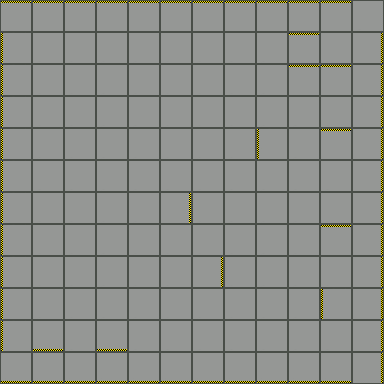

Tiled map render using the project's own tile images. Description and the whole map definition, tile-layer contents included, below:
An orthogonal 12x12 tile map with 32x32 px tiles, 2 tile layers (Rutelag 1, playerLayerObject).

<map version="1.2" tiledversion="1.2.1" orientation="orthogonal" renderorder="right-down" width="12" height="12" tilewidth="32" tileheight="32" infinite="0" nextlayerid="5" nextobjectid="1">
 <tileset firstgid="1" source="testTileset.tsx" />
 <layer id="1" name="Rutelag 1" width="12" height="12">
  <data encoding="csv">
1,1,1,1,1,1,1,1,1,1,1,5,
4,5,5,5,5,5,5,5,5,1,5,3,
4,5,5,5,5,5,5,5,5,1,1,3,
4,5,5,5,5,5,5,5,5,5,5,3,
4,5,5,5,5,5,5,5,4,5,1,3,
4,5,5,5,5,5,5,5,5,5,5,3,
4,5,5,5,5,3,5,5,5,5,5,3,
4,5,5,5,5,5,5,5,5,5,1,3,
4,5,5,5,5,5,3,5,5,5,5,3,
4,5,5,5,5,5,5,5,5,5,4,3,
4,2,5,2,5,5,5,5,5,5,5,3,
2,2,2,2,2,2,2,2,2,2,2,3
</data>
 </layer>
 <layer id="4" name="playerLayerObject" width="12" height="12">
  <data encoding="csv">
0,0,0,0,0,0,0,0,0,0,0,0,
0,0,0,0,0,0,0,0,0,0,0,0,
0,0,0,0,0,0,0,0,0,0,0,0,
0,0,0,0,0,0,0,0,0,0,0,0,
0,0,0,0,0,0,0,0,0,0,0,0,
0,0,0,0,0,0,0,0,0,0,0,0,
0,0,0,0,0,0,0,0,0,0,0,0,
0,0,0,0,0,0,0,0,0,0,0,0,
0,0,0,0,0,0,0,0,0,0,0,0,
0,0,0,0,0,0,0,0,0,0,0,0,
0,0,0,0,0,0,0,0,0,0,0,0,
0,0,0,0,0,0,0,0,0,0,0,0
</data>
 </layer>
</map>
